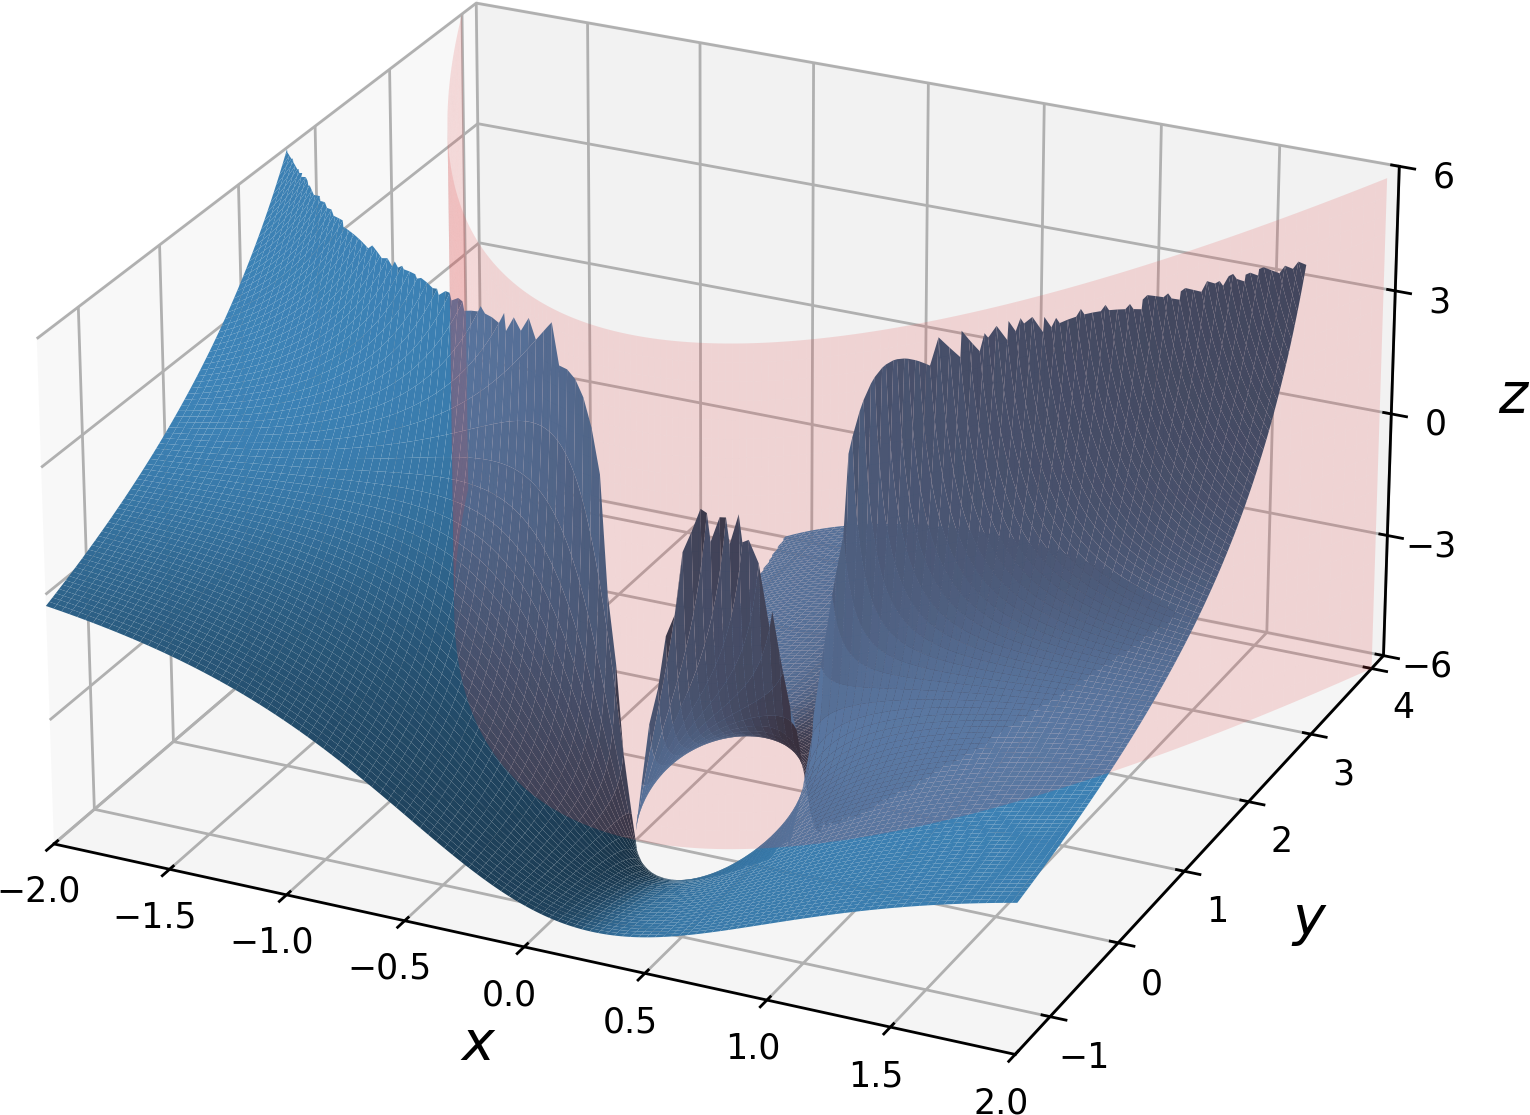

Here is the Python script that generated this plot:
"""Superficie de f(x,y)=(3x-5y)/(y-x²) y cilindro singular.

Requisitos: numpy, matplotlib.
Guarda un PNG y un SVG junto al script, y abre la figura.
"""
from pathlib import Path
from io import BytesIO

from PIL import Image
from matplotlib.transforms import Bbox

import matplotlib.pyplot as plt
import numpy as np

# ------------------ Parámetros para las diapositivas ------------------
X_LIM = (-2.0, 2.0)
Y_LIM = (-1.5, 4.2)
Z_LIM = (-6.0, 6.0)  # Zoom vertical en torno a 0; probar (-4, 4)
EPS = 0.06  # Banda visual oculta alrededor de y = x² (no es el dominio excluido)
ELEV, AZIM = 25, -65  # Orientación de la cámara
ALPHA_SUPERFICIE = 1.0  # Superficie azul totalmente opaca
ALPHA_CILINDRO = 0.18  # Solo el cilindro rojo es transparente
MOSTRAR = True  # False si solo quieres guardar imágenes

# ------------------ Superficie de la función ------------------
x = np.linspace(*X_LIM, 360)
y = np.linspace(*Y_LIM, 420)
X, Y = np.meshgrid(x, y)
D = Y - X**2

with np.errstate(divide="ignore", invalid="ignore"):
    Z = (3 * X - 5 * Y) / D

# Recorte *visual*: no altera el dominio matemático de la función.
fuera_rango = (Z < Z_LIM[0]) | (Z > Z_LIM[1])
Z_arriba = np.ma.masked_where((D <= EPS) | fuera_rango, Z)
Z_abajo = np.ma.masked_where((D >= -EPS) | fuera_rango, Z)

fig = plt.figure(figsize=(11.5, 7.0), dpi=180)
ax = fig.add_subplot(111, projection="3d", computed_zorder=False)

for Zi in (Z_arriba, Z_abajo):
    ax.plot_surface(
        X, Y, Zi,
        color="#3D83B7", alpha=ALPHA_SUPERFICIE,
        rcount=170, ccount=170,
        linewidth=0, edgecolor="none", antialiased=True,
        zorder=2,
    )

# ------------------ Cilindro parabólico vertical ------------------
# Parametrización: (x,y,z) = (u,u²,v).
max_u = min(max(abs(X_LIM[0]), abs(X_LIM[1])), np.sqrt(Y_LIM[1]))
u = np.linspace(-max_u, max_u, 170)
v = np.linspace(*Z_LIM, 28)
U, V = np.meshgrid(u, v)
ax.plot_surface(
    U, U**2, V,
    color="#E34B4B", alpha=ALPHA_CILINDRO,
    rstride=1, cstride=1,
    linewidth=0, shade=False, zorder=3,
)

# ------------------ Formato de la figura ------------------
ax.set_xlim(*X_LIM)
ax.set_ylim(*Y_LIM)
ax.set_zlim(*Z_LIM)
ax.set_xlabel(r"$x$", fontsize=16, labelpad=7)
ax.set_ylabel(r"$y$", fontsize=16, labelpad=7)
ax.set_zlabel(r"$z$", fontsize=16, labelpad=4)
ax.tick_params(axis="both", labelsize=10, pad=1)
ax.set_zticks([-6, -3, 0, 3, 6])
ax.view_init(elev=ELEV, azim=AZIM)

# Es fundamental: proporciones visuales, NO las longitudes numéricas de los ejes.
# Evita que el eje z se vea excesivamente estirado.
ax.set_box_aspect((1.25, 1.15, 0.66), zoom=0.84)
ax.grid(True, alpha=0.2)
fig.subplots_adjust(left=0, right=1, top=1, bottom=0)

# ------------------ Exportación SIN márgenes blancos ------------------
# bbox_inches="tight" no siempre elimina el gran espacio vacío que dejan
# los ejes 3D. Se mide el contenido dibujado y se recorta con precisión.
out = Path(__file__).resolve().parent
nombre = "t01_parabola_domain_sin_margenes"
dpi = 250

buf = BytesIO()
fig.savefig(buf, format="png", dpi=dpi, facecolor="white")
buf.seek(0)
im = Image.open(buf).convert("RGB")

# Detectamos todo píxel no blanco: incluye ejes, números y etiquetas.
pixeles = np.asarray(im)
contenido = np.any(pixeles < 250, axis=2)
filas, columnas = np.where(contenido)
if filas.size == 0:
    raise RuntimeError("La figura está vacía")

# Sin padding adicional: se eliminan los márgenes por los cuatro lados.
x0, x1 = int(columnas.min()), int(columnas.max()) + 1
y0, y1 = int(filas.min()), int(filas.max()) + 1
im.crop((x0, y0, x1, y1)).save(out / f"{nombre}.png")

# SVG recortado en las mismas coordenadas físicas que el PNG.
ancho, alto = im.size
recorte_vectorial = Bbox.from_extents(
    x0 / dpi,
    (alto - y1) / dpi,
    x1 / dpi,
    (alto - y0) / dpi,
)
fig.savefig(
    out / f"{nombre}.svg",
    bbox_inches=recorte_vectorial,
    pad_inches=0,
    facecolor="white",
)

if MOSTRAR:
    plt.show()
